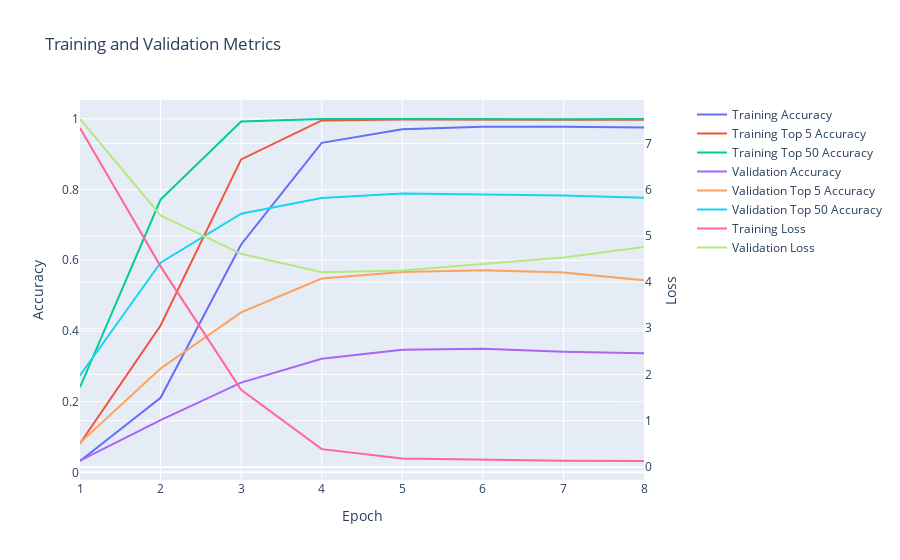

The notebook cell saved with this chart:
### Code cell
softmax_cross_entropy_model.display_training_history()

### Figure 1 — Plotly figure (JSON) as saved in the notebook; plotly's stock layout.template omitted (floating-point values rounded to 4 significant figures)
{"data": [{"mode": "lines", "name": "Training Accuracy", "type": "scatter", "x": [1, 2, 3, 4, 5, 6, 7, 8], "xaxis": "x", "y": [0.03196, 0.2108, 0.6445, 0.9322, 0.9704, 0.9777, 0.9774, 0.9756, 0.9708], "yaxis": "y"}, {"mode": "lines", "name": "Training Top 5 Accuracy", "type": "scatter", "x": [1, 2, 3, 4, 5, 6, 7, 8], "xaxis": "x", "y": [0.08155, 0.4153, 0.8853, 0.9955, 0.9978, 0.9967, 0.9971, 0.9973, 0.9966], "yaxis": "y"}, {"mode": "lines", "name": "Training Top 50 Accuracy", "type": "scatter", "x": [1, 2, 3, 4, 5, 6, 7, 8], "xaxis": "x", "y": [0.2407, 0.7718, 0.9927, 0.9994, 0.9996, 0.9987, 0.999, 0.9992, 0.9996], "yaxis": "y"}, {"mode": "lines", "name": "Validation Accuracy", "type": "scatter", "x": [1, 2, 3, 4, 5, 6, 7, 8], "xaxis": "x", "y": [0.03283, 0.1475, 0.2536, 0.321, 0.3469, 0.3493, 0.3414, 0.3366, 0.3127], "yaxis": "y"}, {"mode": "lines", "name": "Validation Top 5 Accuracy", "type": "scatter", "x": [1, 2, 3, 4, 5, 6, 7, 8], "xaxis": "x", "y": [0.08362, 0.2937, 0.4523, 0.548, 0.567, 0.5715, 0.5653, 0.5435, 0.5294], "yaxis": "y"}, {"mode": "lines", "name": "Validation Top 50 Accuracy", "type": "scatter", "x": [1, 2, 3, 4, 5, 6, 7, 8], "xaxis": "x", "y": [0.274, 0.593, 0.7315, 0.7757, 0.7885, 0.7868, 0.783, 0.7768, 0.7602], "yaxis": "y"}, {"mode": "lines", "name": "Training Loss", "type": "scatter", "x": [1, 2, 3, 4, 5, 6, 7, 8], "xaxis": "x", "y": [7.334, 4.339, 1.671, 0.385, 0.1847, 0.1504, 0.1323, 0.1282, 0.1444], "yaxis": "y2"}, {"mode": "lines", "name": "Validation Loss", "type": "scatter", "x": [1, 2, 3, 4, 5, 6, 7, 8], "xaxis": "x", "y": [7.528, 5.443, 4.611, 4.213, 4.25, 4.392, 4.531, 4.759, 5.099], "yaxis": "y2"}], "layout": {"title": {"text": "Training and Validation Metrics"}, "xaxis": {"anchor": "y", "domain": [0.0, 0.94], "title": {"text": "Epoch"}}, "yaxis": {"anchor": "x", "domain": [0.0, 1.0], "title": {"text": "Accuracy"}}, "yaxis2": {"anchor": "x", "overlaying": "y", "side": "right", "title": {"text": "Loss"}}}}
